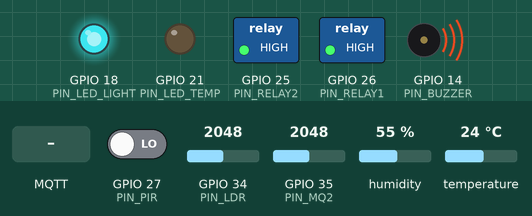
A program run on a simulated ESP32. Shown: switched loads named in the program (green lamp = pin HIGH), output pins drawn as LEDs (lit = HIGH), buzzer (waves = sounding). Inputs (shaded band) come from the test bench; at power-on: GPIO 34 (PIN_LDR) = 2048, GPIO 35 (PIN_MQ2) = 2048, temperature 24 °C, GPIO 27 (PIN_PIR) LOW, humidity 55 %. WiFi joins after 1.5 s; servers stay silent unless stated; no MQTT or app messages arrive unless stated; pins used as bus, display or sensor lines are not drawn; what the program prints to the serial monitor is not drawn.

Above: at 2.7 s.
2.8 s: GPIO 34 (PIN_LDR) set to 1961
At 4.7 s:
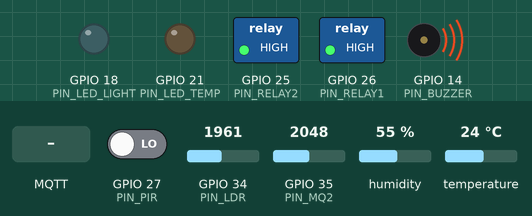
5.0 s: GPIO 35 (PIN_MQ2) set to 106
7.0 s: GPIO 35 (PIN_MQ2) set to 90
At 8.7 s:
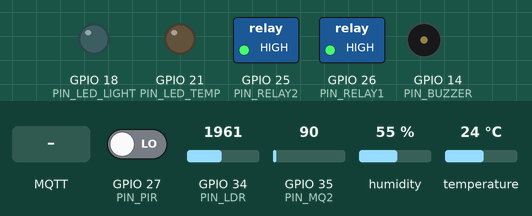
9.0 s: MQTT message "R1:ON" arrives on the second subscribed topic
At 9.4 s:
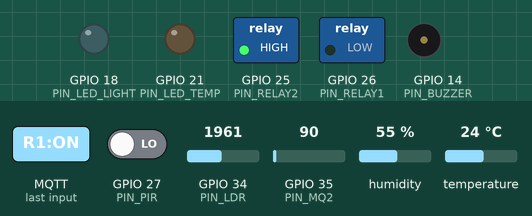
10.5 s: temperature set to 34 °C
12.0 s: temperature set to 37 °C
At 14.6 s:
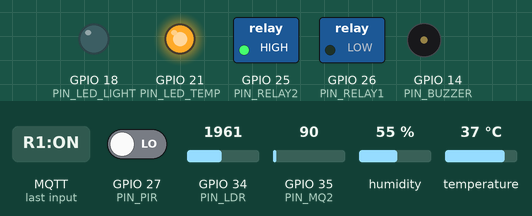
Timing chart, 0 to 16.0 s (numbered marks = the images above; inputs shaded):
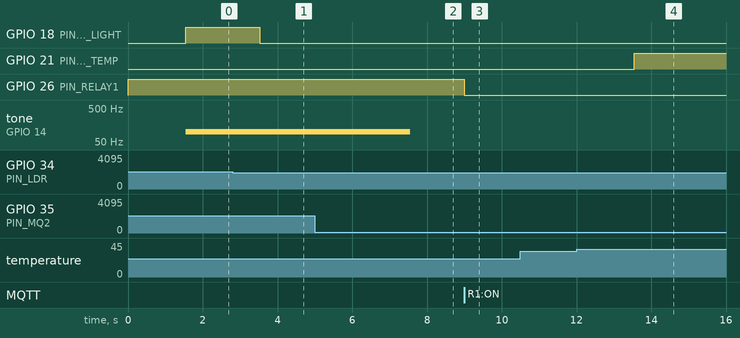

The program:

main.cpp
```cpp
#include <Arduino.h>
#include <WiFi.h>
#include "config.h"
#include "sensors/sensors.h"
#include "actuators/actuators.h"
#include "mqtt_handler/mqtt_handler.h"

unsigned long lastSend = 0;
unsigned long lastSensorRead = 0;
unsigned long pirMotionTimer = 0;
SensorData currentData;
bool buzzerState = false;

void setup() {
    Serial.begin(115200);
    initSensors();
    initActuators();

    WiFi.begin(WIFI_SSID, WIFI_PASS);
    Serial.print("\r\nDang ket noi Wi-Fi");
    while (WiFi.status() != WL_CONNECTED) {
        delay(500);
        Serial.print(".");
    }
    Serial.printf("\r\nWi-Fi da ket noi! IP: %s\r\n", WiFi.localIP().toString().c_str());

    initMQTT();

    // Tiêu đề bảng chuẩn hóa căn lề cố định (Cột Gas phản ánh trạng thái cảnh báo)
    Serial.print("\r\n+-----------+-----------+-----------+-----------+-------+----------+-----------+\r\n");
    Serial.print("|  GAS STAT |  LDR(D0) |  TEMP(°C) |  HUM(%)   |  PIR  |  BUZZER  | LED_LIGHT |\r\n");
    Serial.print("+-----------+-----------+-----------+-----------+-------+----------+-----------+\r\n");
}

void loop() {
    handleMQTT();
    unsigned long now = millis();

    // 1. Kiểm tra PIR liên tục thời gian thực
    if (digitalRead(PIN_PIR) == HIGH) {
        pirMotionTimer = now;
    }

    // 2. Đọc cảm biến định kỳ mỗi 1000ms
    if (now - lastSensorRead >= 1000) {
        lastSensorRead = now;
        currentData = readSensors();

        // Xử lý cảnh báo rò rỉ khí/khói
        if (currentData.gas > GAS_THRESHOLD) {
            setBuzzer(true);
            buzzerState = true;
        } else {
            setBuzzer(false);
            buzzerState = false;
        }

        // Xử lý cảnh báo quá nhiệt (Đèn LED vàng)
        if (!isnan(currentData.temperature) && currentData.temperature > TEMP_THRESHOLD) {
            setTempAlertLed(true);
        } else {
            setTempAlertLed(false);
        }

        // Trạng thái đèn chiếu sáng (LED Cyan)
        bool isLightOn = isNightMode
                         ? (now - pirMotionTimer < 5000 && pirMotionTimer > 0)
                         : (currentData.isDark);

        // Xuất thông tin trực quan ra Serial Monitor
        Serial.printf("| %-9s | %9d | %9.1f | %9.1f | %5d | %5d | %-8s | %-9s |\r\n",
                      (currentData.gas > GAS_THRESHOLD) ? "LEAK (!)" : "SAFE",
                      currentData.gas,
                      isnan(currentData.temperature) ? 0.0f : currentData.temperature,
                      isnan(currentData.humidity) ? 0.0f : currentData.humidity,
                      currentData.lux,
                      currentData.motion ? 1 : 0,
                      buzzerState ? "ON (!)" : "OFF",
                      isLightOn ? "ON" : "OFF");
    }

    // 3. Cập nhật trạng thái đèn chiếu sáng theo chế độ
    if (isNightMode) {
        if (now - pirMotionTimer < 5000 && pirMotionTimer > 0) {
            setLightLed(true);
        } else {
            setLightLed(false);
        }
    } else {
        setLightLed(currentData.isDark);
    }

    // 4. Gửi telemetry qua MQTT định kỳ mỗi 2 giây
    if (now - lastSend > 2000) {
        lastSend = now;
        publishTelemetry(
            currentData.temperature,
            currentData.humidity,
            currentData.gas,
            currentData.lux,
            currentData.motion
        );
    }
}
```

actuators.cpp
```cpp
#include "actuators.h"
#include "../include/config.h"

static bool currentBuzzerState = false;

void initActuators() {
    pinMode(PIN_BUZZER, OUTPUT);
    pinMode(PIN_LED_LIGHT, OUTPUT);
    pinMode(PIN_LED_TEMP, OUTPUT);
    pinMode(PIN_RELAY1, OUTPUT);
    pinMode(PIN_RELAY2, OUTPUT);

    // Mặc định tắt các cơ cấu chấp hành
    digitalWrite(PIN_BUZZER, HIGH);
    digitalWrite(PIN_LED_LIGHT, LOW);
    digitalWrite(PIN_LED_TEMP, LOW);
    // Relay module kích mức LOW: HIGH là ngắt
    digitalWrite(PIN_RELAY1, HIGH);
    digitalWrite(PIN_RELAY2, HIGH);
}

void setBuzzer(bool state) {
    if (state == currentBuzzerState) {
        return; // Trạng thái không đổi -> thoát sớm
    }

    currentBuzzerState = state; // CẬP NHẬT TRẠNG THÁI HIỆN TẠI

    if (state) {
        tone(PIN_BUZZER, 100); // Phát âm 1000Hz cảnh báo
    } else {
        noTone(PIN_BUZZER);
        digitalWrite(PIN_BUZZER, state ? LOW : HIGH); // Đảm bảo tắt hoàn toàn chân GPIO
    }
}

void setLightLed(bool state) {
    digitalWrite(PIN_LED_LIGHT, state ? HIGH : LOW);
}

void setTempAlertLed(bool state) {
    digitalWrite(PIN_LED_TEMP, state ? HIGH : LOW);
}

void setRelay(int relayNum, bool state) {
    int pin = (relayNum == 1) ? PIN_RELAY1 : PIN_RELAY2;
    digitalWrite(pin, state ? LOW : HIGH); // Active LOW[cite: 1]
}
```

actuators.h
```cpp
#ifndef ACTUATORS_H
#define ACTUATORS_H

#include <Arduino.h>

void initActuators();
void setBuzzer(bool state);
void setLightLed(bool state);
void setTempAlertLed(bool state);
void setRelay(int relayNum, bool state);

#endif
```

mqtt_handler.cpp
```cpp
#include <Arduino.h>
#include <WiFi.h>
#include <PubSubClient.h>

#include "mqtt_handler.h"
#include "config.h"
#include "actuators/actuators.h"

static WiFiClient espClient;
static PubSubClient client(espClient);
bool isNightMode = false;
static unsigned long lastReconnectAttempt = 0;

static void mqttCallback(char* topic, byte* payload, unsigned int length) {
    String message;
    message.reserve(length);
    for (unsigned int i = 0; i < length; i++) {
        message += (char)payload[i];
    }
    Serial.printf("[MQTT] Nhận tin [%s]: %s\n", topic, message.c_str());

    if (String(topic) == TOPIC_MODE) {
        if (message == "NIGHT") {
            isNightMode = true;
            Serial.println("-> Chuyển sang CHẾ ĐỘ BAN ĐÊM");
        } else {
            isNightMode = false;
            Serial.println("-> Chuyển sang CHẾ ĐỘ THƯỜNG");
        }
    } else if (String(topic) == TOPIC_RELAY) {
        // Cú pháp payload mẫu: "R1:ON", "R1:OFF", "R2:ON", "R2:OFF"
        if (message == "R1:ON") setRelay(1, true);
        else if (message == "R1:OFF") setRelay(1, false);
        else if (message == "R2:ON") setRelay(2, true);
        else if (message == "R2:OFF") setRelay(2, false);
    }
}

void initMQTT() {
    client.setServer(MQTT_SERVER, MQTT_PORT);
    client.setCallback(mqttCallback);
}

static bool reconnectNonBlocking() {
    if (client.connect(MQTT_CLIENT_ID)) {
        Serial.println("[MQTT] Kết nối Broker thành công!");
        client.subscribe(TOPIC_MODE);
        client.subscribe(TOPIC_RELAY);
        return true;
    }
    Serial.printf("[MQTT] Thất bại, rc=%d. Thử lại sau...\n", client.state());
    return false;
}

void handleMQTT() {
    if (!client.connected()) {
        unsigned long now = millis();
        if (now - lastReconnectAttempt > 5000) {
            lastReconnectAttempt = now;
            if (reconnectNonBlocking()) {
                lastReconnectAttempt = 0;
            }
        }
    } else {
        client.loop();
    }
}

void publishTelemetry(float temp, float hum, int gas, int lux, bool motion) {
    if (!client.connected()) return;
    char payload[256];
    snprintf(payload, sizeof(payload),
        "{\"temp\":%.1f,\"hum\":%.1f,\"gas\":%d,\"lux\":%d,\"motion\":%d}",
        isnan(temp) ? 0.0f : temp,
        isnan(hum) ? 0.0f : hum,
        gas,
        lux,
        motion ? 1 : 0
    );
    client.publish(TOPIC_TELEMETRY, payload);
}
```

mqtt_handler.h
```cpp
#ifndef MQTT_HANDLER_H
#define MQTT_HANDLER_H


#pragma once

#include <PubSubClient.h>
#include <WiFi.h>

extern bool isNightMode;

void initMQTT();
void handleMQTT();
void publishTelemetry(float temp, float hum, int gas, int lux, bool motion);

#endif
```

sensors.cpp
```cpp
#include "sensors.h"
#include "../include/config.h"
#include <DHT.h>

static DHT dht(PIN_DHT, DHT11);

void initSensors() {
    pinMode(PIN_MQ2, INPUT);
    pinMode(PIN_LDR, INPUT);
    pinMode(PIN_PIR, INPUT);
    dht.begin();
}

SensorData readSensors() {
    SensorData data;
    data.temperature = dht.readTemperature();
    data.humidity = dht.readHumidity();

    data.gas = analogRead(PIN_MQ2);
    data.lux = analogRead(PIN_LDR);
    data.isDark = (data.lux > LDR_DARK_THRESHOLD);
    data.motion = (digitalRead(PIN_PIR) == HIGH);
    return data;

}
```

sensors.h
```cpp
#ifndef SENSORS_H
#define SENSORS_H

#include <Arduino.h>

struct SensorData {
    float temperature;
    float humidity;
    int gas;
    int lux;
    bool isDark;
    bool motion;
};

void initSensors();
SensorData readSensors();

#endif
```

config.example.h
```cpp
// =====================================================================
// config.example.h — FILE MẪU, được commit lên git.
// Cách dùng: copy thành include/config.h rồi điền giá trị thật.
//   Linux/macOS: cp include/config.example.h include/config.h
//   Windows    : copy include\config.example.h include\config.h
// include/config.h đã nằm trong .gitignore — KHÔNG commit file đó.
// Tên hằng ở đây phải khớp 1-1 với config.h mà code đang dùng.
// =====================================================================
#ifndef CONFIG_H
#define CONFIG_H

// ---------------- Wi-Fi ----------------
// Wokwi: SSID "Wokwi-GUEST", mật khẩu rỗng.
#define WIFI_SSID       "Wokwi-GUEST"
#define WIFI_PASS       ""

// ---------------- MQTT ----------------
// Broker local (docker compose trong backend/): IP máy chạy Docker trong LAN.
// Wokwi không truy cập được IP LAN -> dùng broker công cộng hoặc tunnel.
#define MQTT_SERVER     "YOUR_MQTT_HOST"   // vd: "192.168.1.10" hoặc "broker.hivemq.com"
#define MQTT_PORT       1883
#define MQTT_CLIENT_ID  "ESP32_SmartHome_Client"

// ---------------- MQTT Topics ----------------
#define TOPIC_TELEMETRY "smarthome/telemetry"
#define TOPIC_MODE      "smarthome/mode"          // Nhận lệnh: "NORMAL" hoặc "NIGHT"
#define TOPIC_RELAY     "smarthome/relay/control" // Nhận lệnh: "R1:ON", "R1:OFF", "R2:ON", "R2:OFF"

// ---------------- GPIO ----------------
#define PIN_MQ2         35  // ADC1
#define PIN_LDR         34  // ADC1
#define PIN_DHT         4
#define PIN_PIR         27
#define PIN_BUZZER      14
#define PIN_LED_LIGHT   18  // Đèn chiếu sáng (Cyan)
#define PIN_LED_TEMP    21  // Đèn cảnh báo nhiệt (Vàng) — LƯU Ý: diagram.json đang nối LED vàng vào GPIO19
#define PIN_RELAY1      26
#define PIN_RELAY2      25

// ---------------- Ngưỡng ----------------
#define TEMP_THRESHOLD      35.0  // °C
#define GAS_THRESHOLD       100   // ADC 0-4095 (bridge đang dùng 1800 — chưa thống nhất)
#define LDR_DARK_THRESHOLD  2000  // ADC > ngưỡng => tối

#endif
```

Measured:
- the behaviour switches between 2001 and 2000 on GPIO 34 (PIN_LDR) (found by bisection; images 0 and 1)
- the behaviour switches between 101 and 100 on GPIO 35 (PIN_MQ2) (found by bisection; images 1 and 2)
- the behaviour switches between 35 and 36 °C on temperature (found by bisection; images 3 and 4)
- after the input at 2.8 s, GPIO 18 (PIN_LED_LIGHT): HIGH → LOW after 0.72 s
- after the input at 5.0 s, every drawn part: stays the same
- after the input at 7.0 s, tone on GPIO 14 (PIN_BUZZER): 100 Hz → silent after 0.55 s
- after the input at 9.0 s, GPIO 26 (PIN_RELAY1): HIGH → LOW at once
- after the input at 10.5 s, every drawn part: stays the same
- after the input at 12.0 s, GPIO 21 (PIN_LED_TEMP): LOW → HIGH after 1.5 s
